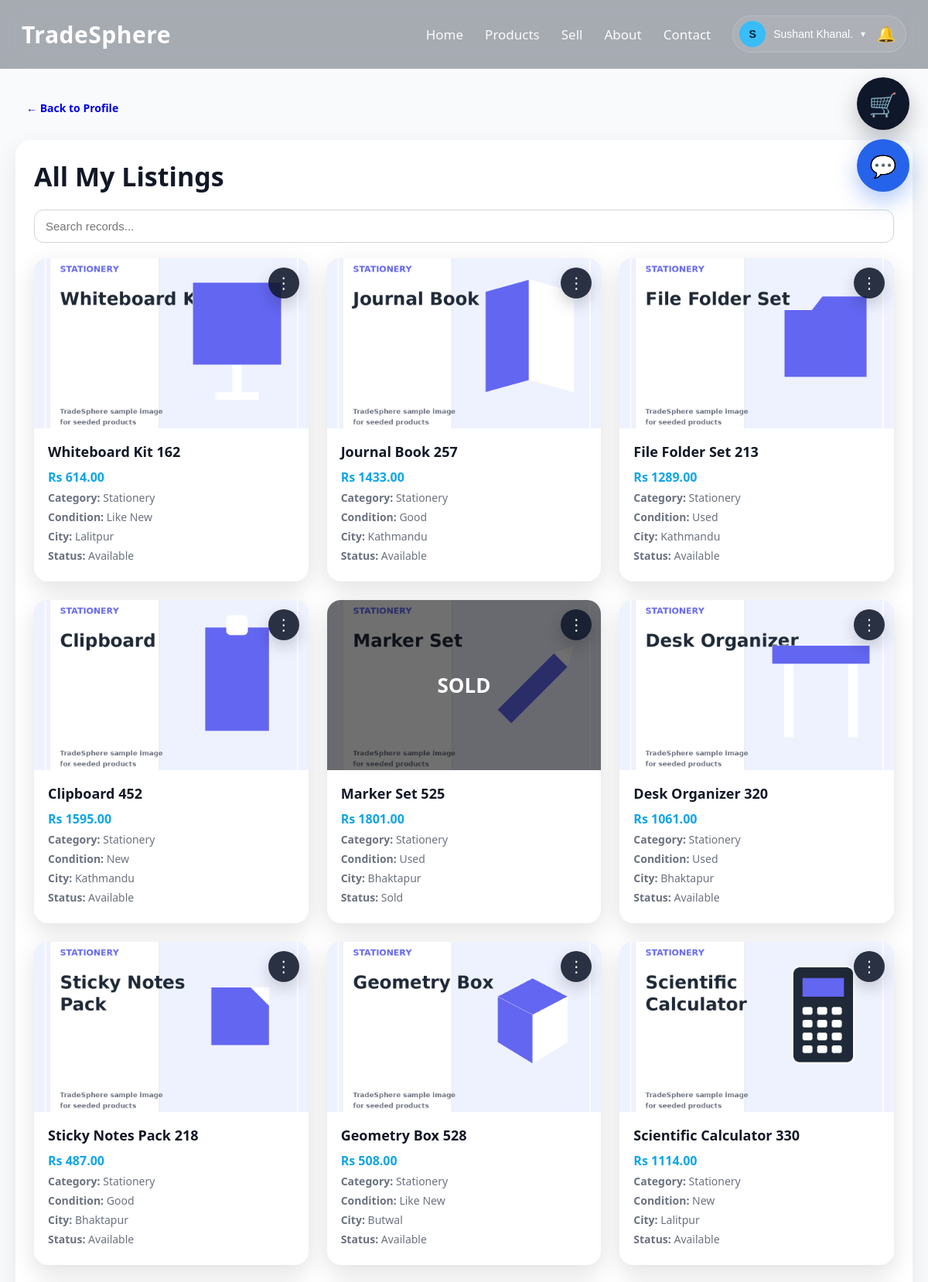
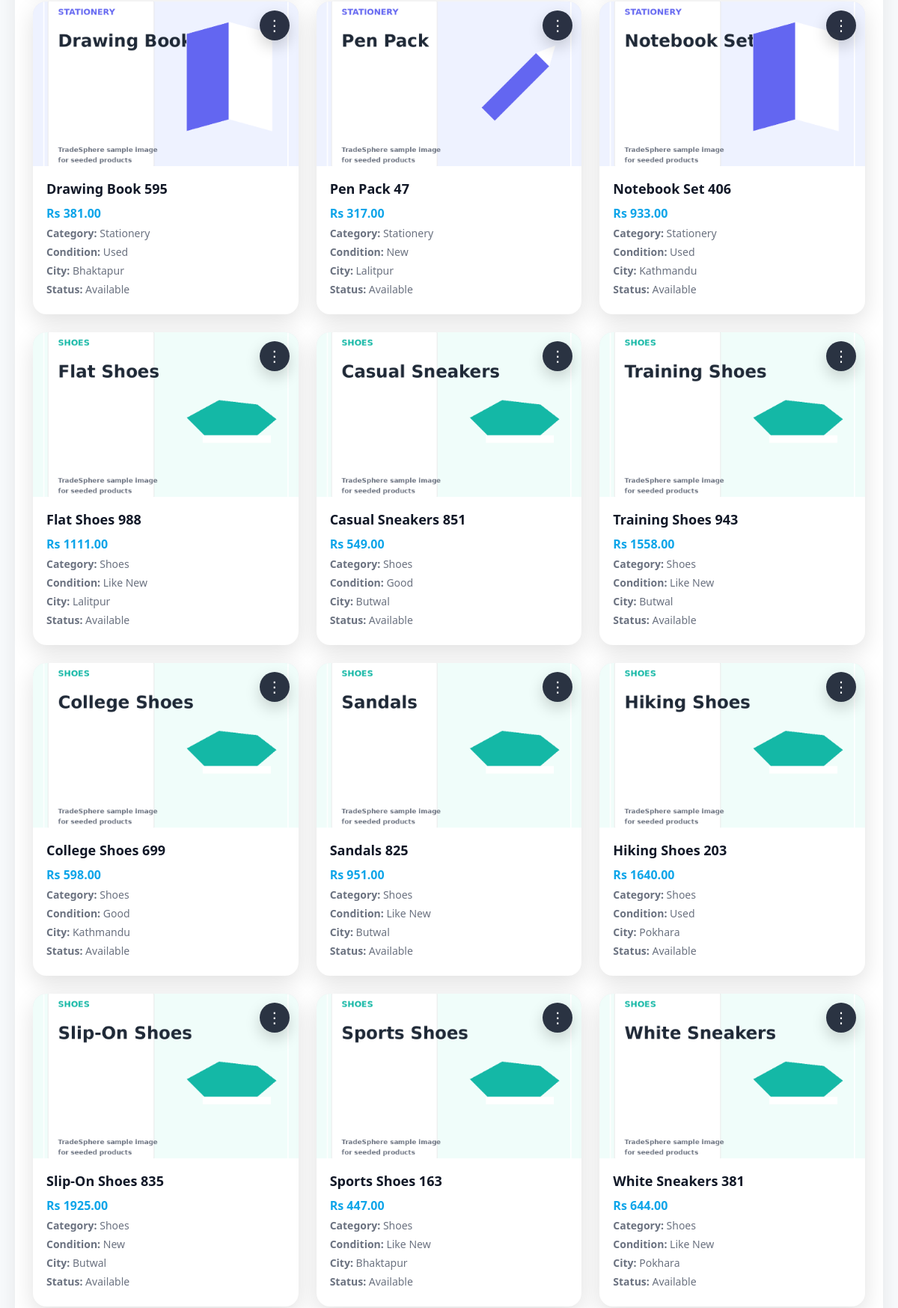
The page /my_listings.php (signed in, upper part) on the database its author committed (2 pictures, top to bottom).
### tables this page shows
CREATE TABLE `users` (
  `id` int(11) NOT NULL,
  `name` varchar(100) DEFAULT NULL,
  `email` varchar(150) DEFAULT NULL,
  `password` varchar(255) DEFAULT NULL,
  `role` enum('user','admin') DEFAULT 'user',
  `is_verified` tinyint(1) DEFAULT 0,
  `email_otp` varchar(255) DEFAULT NULL,
  `otp_expires_at` datetime DEFAULT NULL,
  `reset_token` varchar(255) DEFAULT NULL,
  `reset_expires_at` datetime DEFAULT NULL,
  `created_at` timestamp NOT NULL DEFAULT current_timestamp(),
  `seller_status` enum('none','pending','approved','rejected') DEFAULT 'none',
  `seller_requested_at` datetime DEFAULT NULL,
  `seller_verified_at` datetime DEFAULT NULL,
  `account_status` enum('active','pending_admin','removed') DEFAULT 'active',
  `removal_reason` text DEFAULT NULL,
  `removed_at` datetime DEFAULT NULL,
  `reapply_requested_at` datetime DEFAULT NULL
);

CREATE TABLE `products` (
  `id` int(11) NOT NULL,
  `user_id` int(11) DEFAULT NULL,
  `name` varchar(255) DEFAULT NULL,
  `category_id` int(11) DEFAULT NULL,
  `price` decimal(10,2) DEFAULT NULL,
  `city` varchar(100) DEFAULT NULL,
  `seller_email` varchar(150) DEFAULT NULL,
  `contact_number` varchar(20) DEFAULT NULL,
  `contact_info` varchar(255) DEFAULT NULL,
  `image` varchar(255) DEFAULT NULL,
  `description` text DEFAULT NULL,
  `product_condition` varchar(50) DEFAULT NULL,
  `status` enum('available','sold') DEFAULT 'available',
  `created_at` timestamp NOT NULL DEFAULT current_timestamp(),
  `average_rating` decimal(3,2) NOT NULL DEFAULT 0.00,
  `rating_count` int(11) NOT NULL DEFAULT 0,
  `ai_status` enum('approved','manual_review','rejected','skipped') DEFAULT 'skipped',
  `ai_reason` text DEFAULT NULL
);

CREATE TABLE `categories` (
  `id` int(11) NOT NULL,
  `name` varchar(100) NOT NULL
);

### my_listings.php (the view, shortened to what this page needs)
<?php
include "config/db.php";
$userEmail = $conn->real_escape_string($_SESSION['user']);
$userRes = $conn->query("SELECT * FROM users WHERE email='$userEmail' LIMIT 1");
$user = $userRes ? $userRes->fetch_assoc() : null;
$userId = (int)$user['id'];
$myListings = $conn->query("
    SELECT p.*, c.name AS category_name
    FROM products p
    LEFT JOIN categories c ON p.category_id = c.id
    WHERE p.user_id = $userId
    ORDER BY p.id DESC
");
?>
<!DOCTYPE html>
<html lang="en">
<head>
    <link rel="stylesheet" href="css/style.css">
</head>
<body>
<?php include "includes/navbar.php"; ?>
<div class="page-wrap">
<div class="container">
    <div class="back-row">
        <a href="profile.php#listings" class="small-btn dark">← Back to Profile</a>
    </div>
    <div class="profile-section-card">
        <h2 class="section-title" style="text-align:left;margin-bottom:20px;">All My Listings</h2>
        <?php if ($myListings && $myListings->num_rows > 0): ?>
            <div style="margin-bottom:20px;">
    <input
        type="text"
        id="profileSearchInput"
        placeholder="Search records..."
        style="width:100%;padding:12px 14px;border:1px solid #d1d5db;border-radius:12px;font-size:15px;"
    >
</div>
            <div class="products-grid">
                <?php while ($row = $myListings->fetch_assoc()): ?>
                    <div class="product-card seller-card">
                        <div class="product-image-wrap">
                            <img src="uploads/<?php echo htmlspecialchars($row['image']); ?>" alt="Product Image">
                            <?php if ($row['status'] === 'sold'): ?>
                                <div class="sold-badge">SOLD</div>
                            <?php endif; ?>
                            <div class="card-menu">
                                <button type="button" class="card-menu-btn" onclick="toggleListingMenu(<?php echo (int)$row['id']; ?>)">⋮</button>
                            </div>
                        </div>
                        <div class="product-body">
                            <h3><?php echo htmlspecialchars($row['name']); ?></h3>
                            <p class="price">Rs <?php echo htmlspecialchars($row['price']); ?></p>
                            <p class="meta"><strong>Category:</strong> <?php echo htmlspecialchars($row['category_name']); ?></p>
                            <p class="meta"><strong>Condition:</strong> <?php echo htmlspecialchars($row['product_condition']); ?></p>
                            <p class="meta"><strong>City:</strong> <?php echo htmlspecialchars($row['city']); ?></p>
                            <p class="meta"><strong>Status:</strong> <?php echo htmlspecialchars(ucfirst($row['status'])); ?></p>
                        </div>
                    </div>
                <?php endwhile; ?>
            </div>
        <?php else: ?>
            <p class="inline-empty">You have not listed any products yet.</p>
        <?php endif; ?>
    </div>
</div>
</div>
</body>
</html>

### includes/navbar.php (shortened to what this page needs)
<?php
include_once __DIR__ . "/../config/db.php";
$navUser = null;
$navCartCount = 0;
if (isset($_SESSION['user'])) {
    $navEmail = $conn->real_escape_string($_SESSION['user']);
    $navRes = $conn->query("
        SELECT id, name, email
        FROM users
        WHERE email='$navEmail'
        LIMIT 1
    ");
    $navUser = $navRes ? $navRes->fetch_assoc() : null;
    if ($navUser) {
        $navUserId = (int)$navUser['id'];
        $cartRes = $conn->query("
            SELECT SUM(quantity) AS total
            FROM cart
            WHERE user_id=$navUserId
        ");
        if ($cartRes) {
            $cartData = $cartRes->fetch_assoc();
            $navCartCount = (int)($cartData['total'] ?? 0);
        }
    }
}
$firstLetter = $navUser ? strtoupper(substr($navUser['name'], 0, 1)) : "U";
?>
<nav class="navbar">
    <div class="navbar-inner">
        <div class="logo">
            <a href="index.php">TradeSphere</a>
        </div>
        <div class="nav-links" id="navLinks">
            <a href="index.php">Home</a>
            <a href="products.php">Products</a>
            <a href="sell.php">Sell</a>
            <a href="index.php#about">About</a>
            <a href="index.php#contact">Contact</a>
            <?php if ($navUser): ?>
                <div class="profile-menu">
                    <div class="profile-combo">
                        <button type="button" class="profile-toggle" id="profileToggle">
                            <span class="profile-avatar">
                                <?php echo htmlspecialchars($firstLetter); ?>
                            </span>
                            <span class="profile-name">
                                <?php echo htmlspecialchars($navUser['name']); ?>
                            </span>
                            <span class="profile-caret">▾</span>
                        </button>
                        <button
                            type="button"
                            class="notification-btn"
                            onclick="toggleNotifications()"
                            title="Notifications"
                        >
                            🔔
                        </button>
                    </div>
                </div>
            <?php else: ?>
                <a href="login.php">Login</a>
                <a href="register.php" class="nav-btn">Register</a>
            <?php endif; ?>
        </div>
    </div>
</nav>
<?php if ($navUser): ?>
    <a
        href="cart.php"
        id="floatingCart"
        class="floating-cart <?php echo ($navCartCount > 0) ? 'cart-active' : ''; ?>"
        title="View Cart"
    >
        🛒
    </a>
    <a
        href="messages.php"
        id="floatingMessages"
        class="floating-message-btn"
        title="Messages"
    >
        💬
    </a>
<?php endif; ?>

### my_listings.php (style rules this page uses)
.seller-card { position:relative; }
.seller-card .product-image-wrap { position:relative;overflow:visible; }
.card-menu { position:absolute;top:12px;right:12px;z-index:999; }
.card-menu-btn { width:40px;height:40px;border-radius:50%;border:none;background:rgba(15,23,42,.88);color:white;font-size:20px;cursor:pointer;box-shadow:0 8px 20px rgba(0,0,0,.18); }
.back-row { margin-bottom:22px; }

### rows shown on the page
users: name "S", name "Sushant Khanal."
products: image (picture), name "Whiteboard Kit 162", price "614.00", category.name "Stationery", product_condition "Like New", city "Lalitpur", status "Available"
products: image (picture), name "Journal Book 257", price "1433.00", category.name "Stationery", product_condition "Good", city "Kathmandu", status "Available"
products: image (picture), name "File Folder Set 213", price "1289.00", category.name "Stationery", product_condition "Used", city "Kathmandu", status "Available"
products: image (picture), name "Clipboard 452", price "1595.00", category.name "Stationery", product_condition "New", city "Kathmandu", status "Available"
products: image (picture), shows "SOLD", name "Marker Set 525", price "1801.00", category.name "Stationery", product_condition "Used", city "Bhaktapur", status "Sold"
products: image (picture), name "Desk Organizer 320", price "1061.00", category.name "Stationery", product_condition "Used", city "Bhaktapur", status "Available"
products: image (picture), name "Sticky Notes Pack 218", price "487.00", category.name "Stationery", product_condition "Good", city "Bhaktapur", status "Available"
products: image (picture), name "Geometry Box 528", price "508.00", category.name "Stationery", product_condition "Like New", city "Butwal", status "Available"
products: image (picture), name "Scientific Calculator 330", price "1114.00", category.name "Stationery", product_condition "New", city "Lalitpur", status "Available"
products: image (picture), name "Drawing Book 595", price "381.00", category.name "Stationery", product_condition "Used", city "Bhaktapur", status "Available"
products: image (picture), name "Pen Pack 47", price "317.00", category.name "Stationery", product_condition "New", city "Lalitpur", status "Available"
products: image (picture), name "Notebook Set 406", price "933.00", category.name "Stationery", product_condition "Used", city "Kathmandu", status "Available"
products: image (picture), name "Flat Shoes 988", price "1111.00", category.name "Shoes", product_condition "Like New", city "Lalitpur", status "Available"
products: image (picture), name "Casual Sneakers 851", price "549.00", category.name "Shoes", product_condition "Good", city "Butwal", status "Available"
products: image (picture), name "Training Shoes 943", price "1558.00", category.name "Shoes", product_condition "Like New", city "Butwal", status "Available"
products: image (picture), name "College Shoes 699", price "598.00", category.name "Shoes", product_condition "Good", city "Kathmandu", status "Available"
products: image (picture), name "Sandals 825", price "951.00", category.name "Shoes", product_condition "Like New", city "Butwal", status "Available"
products: image (picture), name "Hiking Shoes 203", price "1640.00", category.name "Shoes", product_condition "Used", city "Pokhara", status "Available"
products: image (picture), name "Slip-On Shoes 835", price "1925.00", category.name "Shoes", product_condition "New", city "Butwal", status "Available"
products: image (picture), name "Sports Shoes 163", price "447.00", category.name "Shoes", product_condition "Like New", city "Bhaktapur", status "Available"
products: image (picture), name "White Sneakers 381", price "644.00", category.name "Shoes", product_condition "Like New", city "Pokhara", status "Available"
